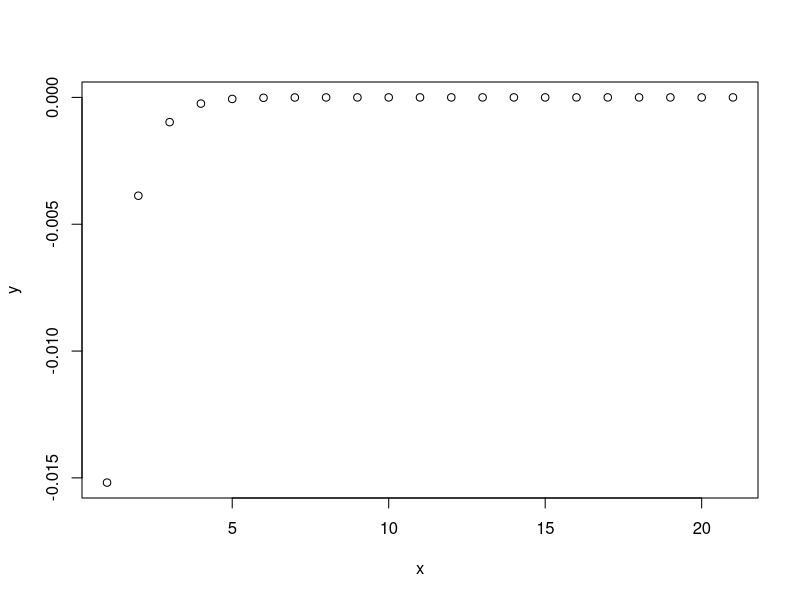
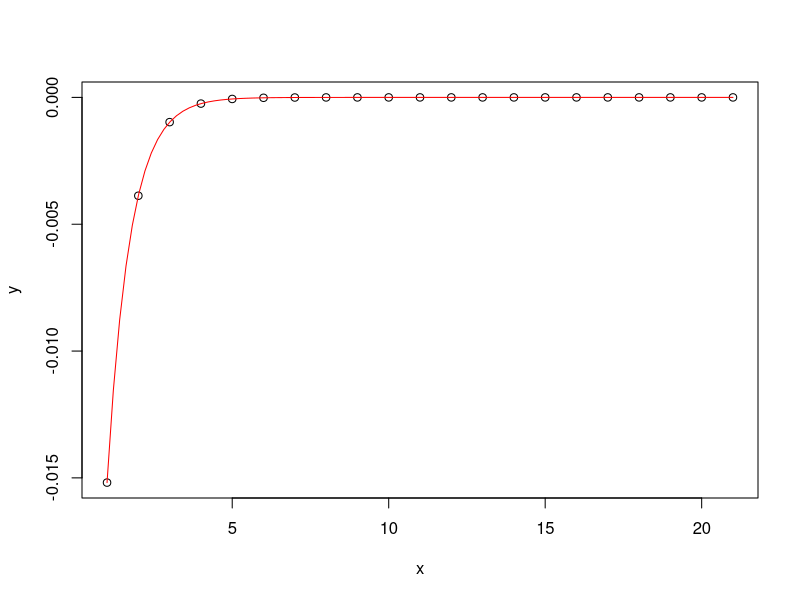

Reproduce these figures in R, in order.

TrapezoidalRule <- function(f, a, b, n) {
  h <- (b - a) / n
  x <- seq(a, b, length.out = n + 1)
  sum((f(x[-1]) + f(x[-(n+1)])) * h / 2)
}

Ia <- log(2)
x <- 1:21
y <- numeric(length(x))

for (i in seq_along(x)) {
  n <- 2^x[i]
  In <- TrapezoidalRule(function(x) 1/x, 1, 2, n)
  y[i] <- Ia - In
}

print(x)
print(y)

plot(x, y)

LSA <- function(x, y, basis) {
  m <- length(x)
  n <- length(basis(1))
  A <- matrix(basis(x), m, n)
  
  
  coef <- solve(t(A) %*% A, t(A) %*% y)
  return(coef)
}

basis <- function(x){
  return(c(1/(4^x), 1/(8^x)))
}


coef <- LSA(x, y, basis)
print(coef)

y_final <- numeric(length(x))

for (i in 1:length(x)) {
  y_final[i] <- coef[1] * (1/4)^x[i] + coef[2] * (1/8)^x[i]
}

#basis_vals <- lapply(basis, function(f) f(x))  # list vektorů
#weighted_vals <- Map(function(fx, c) fx * c, basis_vals, coef)
#y_final <- Reduce("+", weighted_vals)

x_fit <- seq(min(x), max(x), length.out = 100)
y_final1 <- numeric(length(x_fit))
print(x_fit)
print(y_final1)


y_final1 <- matrix(basis(x_fit),length(x_fit), 2) %*% coef
print(y_final1)
plot(x,y)
lines(x_fit, y_final1, col="red")
